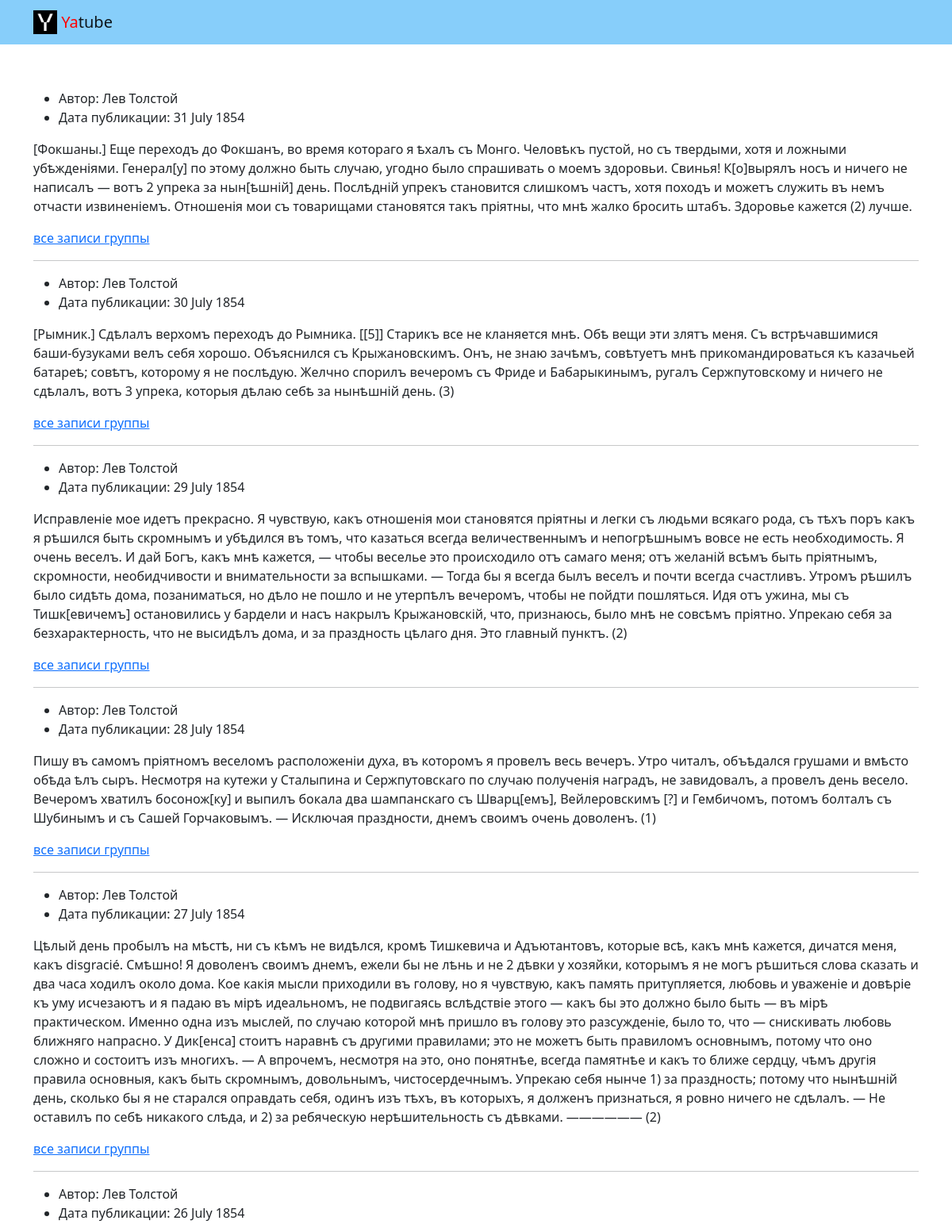
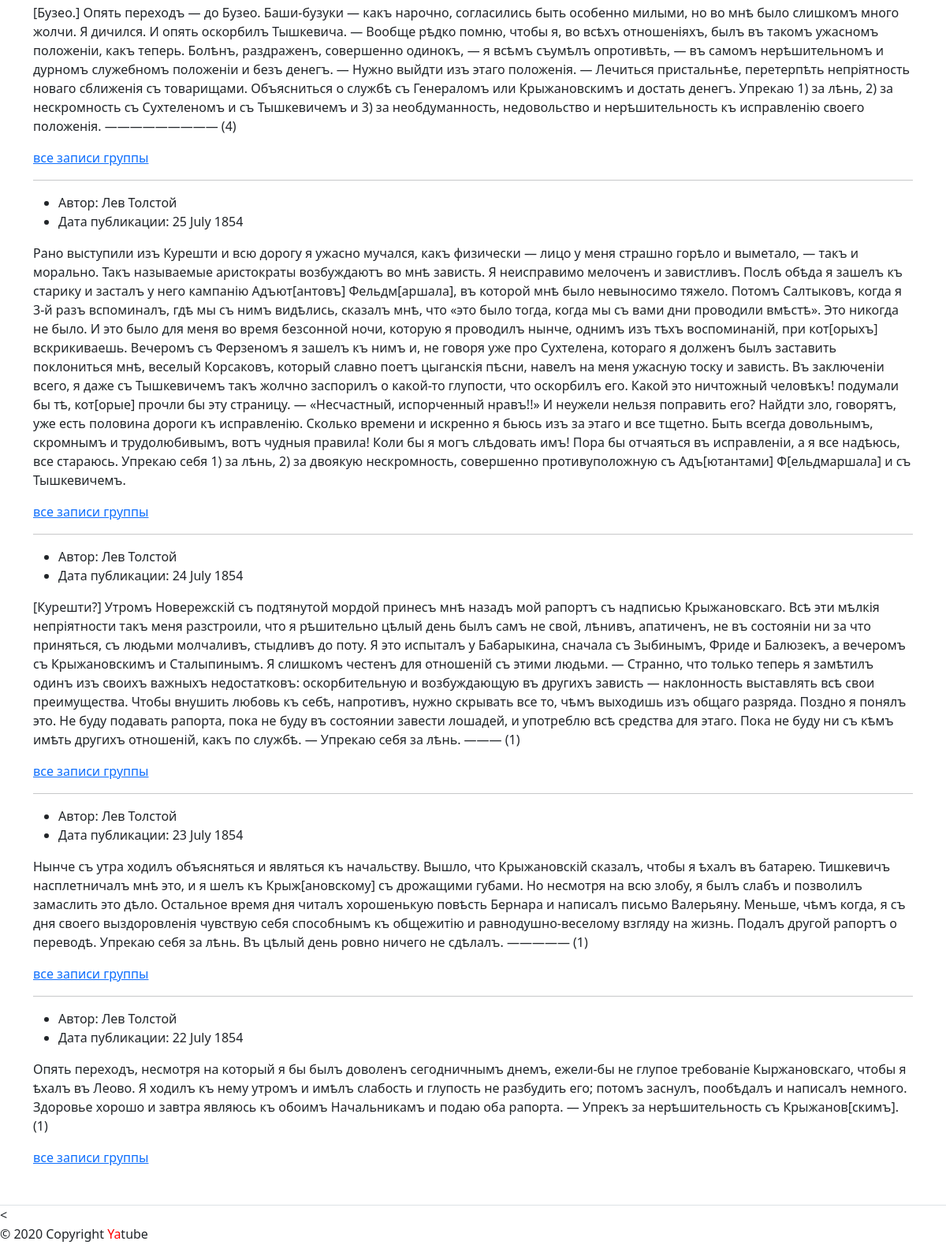
Before: / with the older database file (2 pictures, top to bottom).
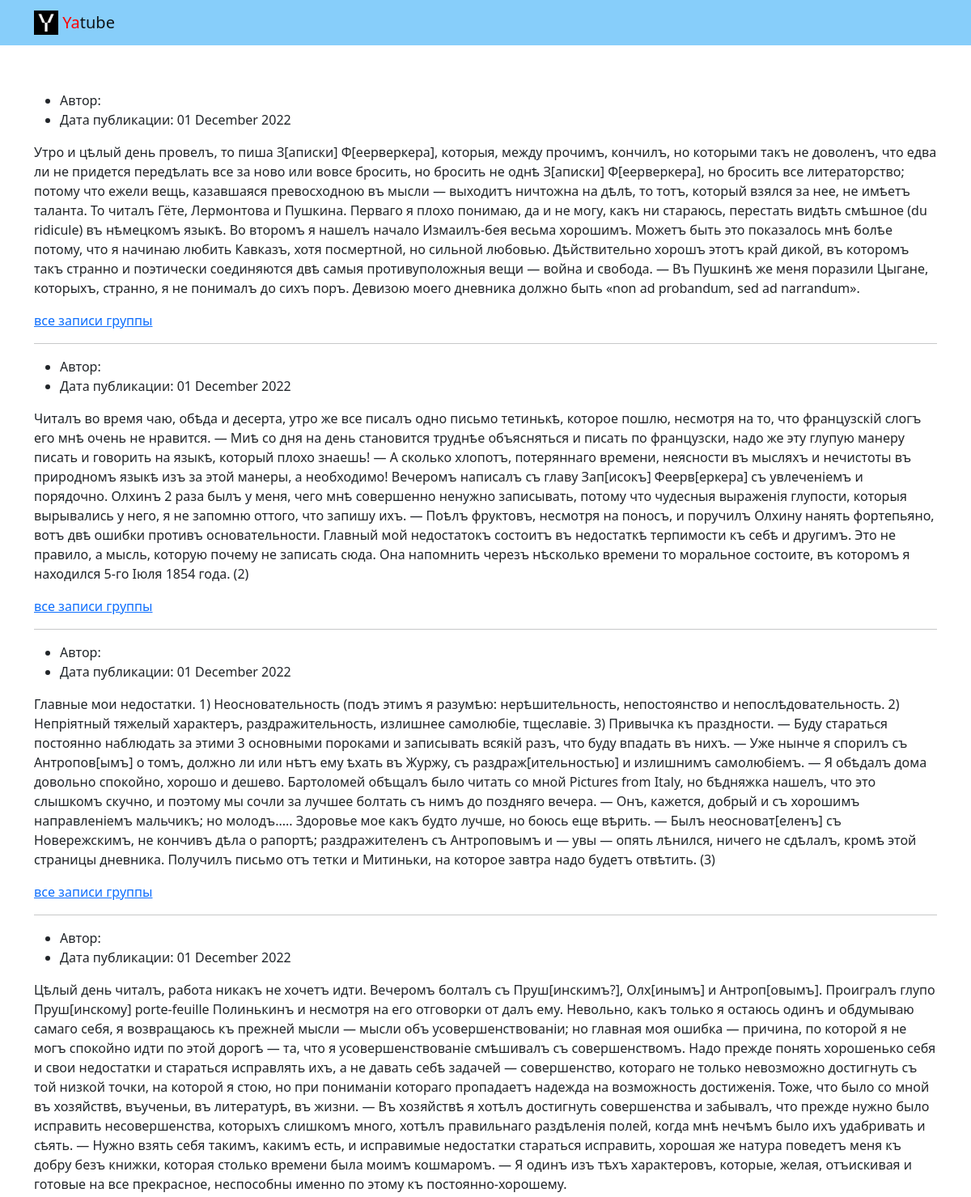
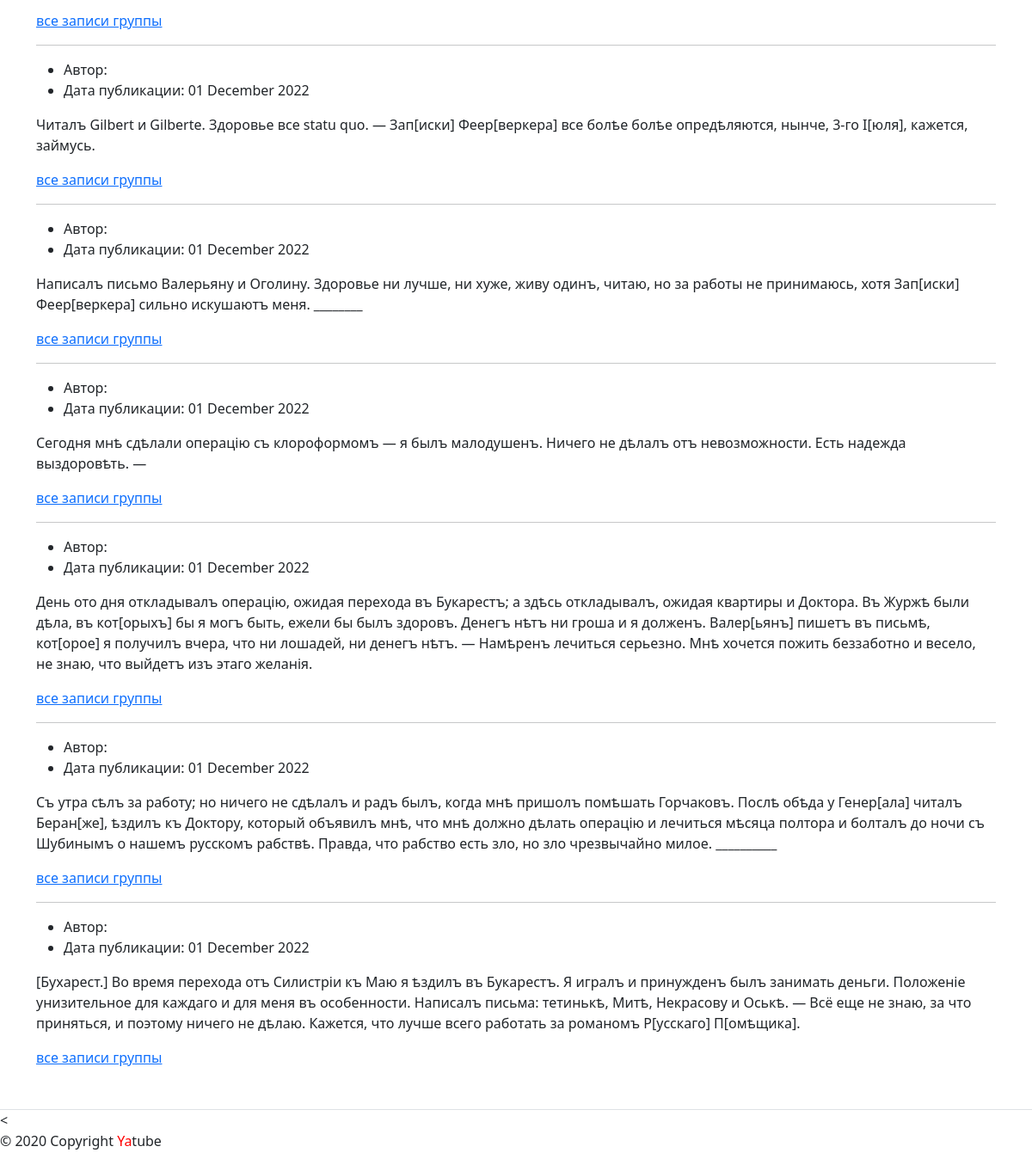
After: the same page with the newer database file (2 pictures, top to bottom).
### posts/models.py (models this page shows)
class Post(models.Model):
    text = models.TextField()
    pub_date = models.DateTimeField(auto_now_add=True)
    author = models.ForeignKey(User, on_delete=models.CASCADE)
    group = models.ForeignKey(Group, blank=True, null=True,
                              on_delete=models.CASCADE,
                              related_name='posts')

### posts/views.py (the view)
# urls.py: path('', views.index, name='index'),
def index(request):
    posts = Post.objects.order_by('-pub_date')[:10]
    context = {
        'posts': posts,
        'title': 'Последние обновления на сайте',
    }
    return render(request, 'posts/index.html', context)

### templates/posts/index.html (shortened to what this page needs)
{% extends 'base.html' %}

### templates/base.html (shortened to what this page needs)
<!DOCTYPE html>
<html lang="ru">
  <head>
    {% load static %}
    <link rel="stylesheet" href="{% static 'css/bootstrap.min.css' %}">
  </head>
  <body>
    <header>
      {% include 'includes/header.html' %}
    </header>
    <main>
      <div class="container py-5">
        {% for post in posts %}
        <ul>
            <li>
                Автор: {{ post.author.get_full_name }}
            </li>
            <li>
                Дата публикации: {{ post.pub_date|date:"d E Y" }}
            </li>
        </ul>
        <p>{{ post.text }}</p>
            <a href="{% url 'posts:group_list' %}">все записи группы</a>
        {% if not forloop.last %}<hr>{% endif %}
        {% endfor %}
      </div>
    </main>
    <footer class="page-footer font-small blue border-top">
      <{% include 'includes/footer.html' %}
    </footer>
  </body>
</html>

Changed rows visible on the page:
removed Post: author.get_full_name "Лев Толстой", pub_date "31 July 1854", text "[Фокшаны.] Еще переходъ до Фокшанъ, во время котораго я ѣхалъ съ Монго. Человѣкъ пустой, но съ твердыми, хотя и ложными убѣжденіями. Генерал[у] по этому должно быть случаю, угодно было спрашивать о моемъ здоровьи. Свинья! К[о]вырялъ носъ и ничего не написалъ — вотъ 2 упрека за нын[ѣшній] день. Послѣдній упрекъ становится слишкомъ частъ, хотя походъ и можетъ служить въ немъ отчасти извиненіемъ. Отношенія мои съ товарищами становятся такъ пріятны, что мнѣ жалко бросить штабъ. Здоровье кажется (2) лучше."
removed Post: author.get_full_name "Лев Толстой", pub_date "30 July 1854", text "[Рымник.] Сдѣлалъ верхомъ переходъ до Рымника. [[5]] Старикъ все не кланяется мнѣ. Обѣ вещи эти злятъ меня. Съ встрѣчавшимися баши-бузуками велъ себя хорошо. Объяснился съ Крыжановскимъ. Онъ, не знаю зачѣмъ, совѣтуетъ мнѣ прикомандироваться къ казачьей батареѣ; совѣтъ, которому я не послѣдую. Желчно спорилъ вечеромъ съ Фриде и Бабарыкинымъ, ругалъ Сержпутовскому и ничего не сдѣлалъ, вотъ 3 упрека, которыя дѣлаю себѣ за нынѣшній день. (3)"
removed Post: author.get_full_name "Лев Толстой", pub_date "29 July 1854", text "Исправленіе мое идетъ прекрасно. Я чувствую, какъ отношенія мои становятся пріятны и легки съ людьми всякаго рода, съ тѣхъ поръ какъ я рѣшился быть скромнымъ и убѣдился въ томъ, что казаться всегда величественнымъ и непогрѣшнымъ вовсе не есть необходимость. Я очень веселъ. И дай Богъ, какъ мнѣ кажется, — чтобы веселье это происходило отъ самаго меня; отъ желаній всѣмъ быть пріятнымъ, скромности, необидчивости и внимательности за вспышками. — Тогда бы я всегда былъ веселъ и почти всегда счастливъ. Утромъ рѣшилъ было сидѣть дома, позаниматься, но дѣло не пошло и не утерпѣлъ вечеромъ, чтобы не пойдти пошляться. Идя отъ ужина, мы съ Тишк[евичемъ] остановились у бардели и насъ накрылъ…"
removed Post: author.get_full_name "Лев Толстой", pub_date "28 July 1854", text "Пишу въ самомъ пріятномъ веселомъ расположеніи духа, въ которомъ я провелъ весь вечеръ. Утро читалъ, объѣдался грушами и вмѣсто обѣда ѣлъ сыръ. Несмотря на кутежи у Сталыпина и Сержпутовскаго по случаю полученія наградъ, не завидовалъ, а провелъ день весело. Вечеромъ хватилъ босонож[ку] и выпилъ бокала два шампанскаго съ Шварц[емъ], Вейлеровскимъ [?] и Гембичомъ, потомъ болталъ съ Шубинымъ и съ Сашей Горчаковымъ. — Исключая праздности, днемъ своимъ очень доволенъ. (1)"
removed Post: author.get_full_name "Лев Толстой", pub_date "27 July 1854", text "Цѣлый день пробылъ на мѣстѣ, ни съ кѣмъ не видѣлся, кромѣ Тишкевича и Адъютантовъ, которые всѣ, какъ мнѣ кажется, дичатся меня, какъ disgracié. Смѣшно! Я доволенъ своимъ днемъ, ежели бы не лѣнь и не 2 дѣвки у хозяйки, которымъ я не могъ рѣшиться слова сказать и два часа ходилъ около дома. Кое какія мысли приходили въ голову, но я чувствую, какъ память притупляется, любовь и уваженіе и довѣріе къ уму исчезаютъ и я падаю въ мірѣ идеальномъ, не подвигаясь вслѣдствіе этого — какъ бы это должно было быть — въ мірѣ практическом. Именно одна изъ мыслей, по случаю которой мнѣ пришло въ голову это разсужденіе, было то, что — снискивать любовь ближняго напрасно. У Дик[енса] стоитъ наравнѣ съ другими…"
removed Post: author.get_full_name "Лев Толстой", pub_date "26 July 1854", text "[Бузео.] Опять переходъ — до Бузео. Баши-бузуки — какъ нарочно, согласились быть особенно милыми, но во мнѣ было слишкомъ много жолчи. Я дичился. И опять оскорбилъ Тышкевича. — Вообще рѣдко помню, чтобы я, во всѣхъ отношеніяхъ, былъ въ такомъ ужасномъ положеніи, какъ теперь. Болѣнъ, раздраженъ, совершенно одинокъ, — я всѣмъ съумѣлъ опротивѣть, — въ самомъ нерѣшительномъ и дурномъ служебномъ положеніи и безъ денегъ. — Нужно выйдти изъ этаго положенія. — Лечиться пристальнѣе, перетерпѣть непріятность новаго сближенія съ товарищами. Объясниться о службѣ съ Генераломъ или Крыжановскимъ и достать денегъ. Упрекаю 1) за лѣнь, 2) за нескромность съ Сухтеленомъ и съ Тышкевичемъ и 3) за…"
removed Post: author.get_full_name "Лев Толстой", pub_date "25 July 1854", text "Рано выступили изъ Курешти и всю дорогу я ужасно мучался, какъ физически — лицо у меня страшно горѣло и выметало, — такъ и морально. Такъ называемые аристократы возбуждаютъ во мнѣ зависть. Я неисправимо мелоченъ и завистливъ. Послѣ обѣда я зашелъ къ старику и засталъ у него кампанію Адъют[антовъ] Фельдм[аршала], въ которой мнѣ было невыносимо тяжело. Потомъ Салтыковъ, когда я 3-й разъ вспоминалъ, гдѣ мы съ нимъ видѣлись, сказалъ мнѣ, что «это было тогда, когда мы съ вами дни проводили вмѣстѣ». Это никогда не было. И это было для меня во время безсонной ночи, которую я проводилъ нынче, однимъ изъ тѣхъ воспоминаній, при кот[орыхъ] вскрикиваешь. Вечеромъ съ Ферзеномъ я зашелъ къ нимъ и, не…"
removed Post: author.get_full_name "Лев Толстой", pub_date "24 July 1854", text "[Курешти?] Утромъ Новережскій съ подтянутой мордой принесъ мнѣ назадъ мой рапортъ съ надписью Крыжановскаго. Всѣ эти мѣлкія непріятности такъ меня разстроили, что я рѣшительно цѣлый день былъ самъ не свой, лѣнивъ, апатиченъ, не въ состояніи ни за что приняться, съ людьми молчаливъ, стыдливъ до поту. Я это испыталъ у Бабарыкина, сначала съ Зыбинымъ, Фриде и Балюзекъ, а вечеромъ съ Крыжановскимъ и Сталыпинымъ. Я слишкомъ честенъ для отношеній съ этими людьми. — Странно, что только теперь я замѣтилъ одинъ изъ своихъ важныхъ недостатковъ: оскорбительную и возбуждающую въ другихъ зависть — наклонность выставлять всѣ свои преимущества. Чтобы внушить любовь къ себѣ, напротивъ, нужно скрывать все…"
removed Post: author.get_full_name "Лев Толстой", pub_date "23 July 1854", text "Нынче съ утра ходилъ объясняться и являться къ начальству. Вышло, что Крыжановскій сказалъ, чтобы я ѣхалъ въ батарею. Тишкевичъ насплетничалъ мнѣ это, и я шелъ къ Крыж[ановскому] съ дрожащими губами. Но несмотря на всю злобу, я былъ слабъ и позволилъ замаслить это дѣло. Остальное время дня читалъ хорошенькую повѣсть Бернара и написалъ письмо Валерьяну. Меньше, чѣмъ когда, я съ дня своего выздоровленія чувствую себя способнымъ къ общежитію и равнодушно-веселому взгляду на жизнь. Подалъ другой рапортъ о переводѣ. Упрекаю себя за лѣнь. Въ цѣлый день ровно ничего не сдѣлалъ. ————— (1)"
removed Post: author.get_full_name "Лев Толстой", pub_date "22 July 1854", text "Опять переходъ, несмотря на который я бы былъ доволенъ сегодничнымъ днемъ, ежели-бы не глупое требованіе Кыржановскаго, чтобы я ѣхалъ въ Леово. Я ходилъ къ нему утромъ и имѣлъ слабость и глупость не разбудить его; потомъ заснулъ, пообѣдалъ и написалъ немного. Здоровье хорошо и завтра являюсь къ обоимъ Начальникамъ и подаю оба рапорта. — Упрекъ за нерѣшительность съ Крыжанов[скимъ]. (1)"
now on this page (row edited): Post: pub_date "01 December 2022", text "Утро и цѣлый день провелъ, то пиша З[аписки] Ф[еерверкера], которыя, между прочимъ, кончилъ, но которыми такъ не доволенъ, что едва ли не придется передѣлать все за ново или вовсе бросить, но бросить не однѣ З[аписки] Ф[еерверкера], но бросить все литераторство; потому что ежели вещь, казавшаяся превосходною въ мысли — выходитъ ничтожна на дѣлѣ, то тотъ, который взялся за нее, не имѣетъ таланта. То читалъ Гёте, Лермонтова и Пушкина. Перваго я плохо понимаю, да и не могу, какъ ни стараюсь, перестать видѣть смѣшное (du ridicule) въ нѣмецкомъ языкѣ. Во второмъ я нашелъ начало Измаилъ-бея весьма хорошимъ. Можетъ быть это показалось мнѣ болѣе потому, что я начинаю любить Кавказъ, хотя…"
now on this page (row edited): Post: pub_date "01 December 2022", text "Читалъ во время чаю, обѣда и десерта, утро же все писалъ одно письмо тетинькѣ, которое пошлю, несмотря на то, что французскій слогъ его мнѣ очень не нравится. — Миѣ со дня на день становится труднѣе объясняться и писать по французски, надо же эту глупую манеру писать и говорить на языкѣ, который плохо знаешь! — А сколько хлопотъ, потеряннаго времени, неясности въ мысляхъ и нечистоты въ природномъ языкѣ изъ за этой манеры, а необходимо! Вечеромъ написалъ съ главу Зап[исокъ] Феерв[еркера] съ увлеченіемъ и порядочно. Олхинъ 2 раза былъ у меня, чего мнѣ совершенно ненужно записывать, потому что чудесныя выраженія глупости, которыя вырывались у него, я не запомню оттого, что запишу ихъ. — Поѣлъ…"
now on this page (row edited): Post: pub_date "01 December 2022", text "Главные мои недостатки. 1) Неосновательность (подъ этимъ я разумѣю: нерѣшительность, непостоянство и непослѣдовательность. 2) Непріятный тяжелый характеръ, раздражительность, излишнее самолюбіе, тщеславіе. 3) Привычка къ праздности. — Буду стараться постоянно наблюдать за этими 3 основными пороками и записывать всякій разъ, что буду впадать въ нихъ. — Уже нынче я спорилъ съ Антропов[ымъ] о томъ, должно ли или нѣтъ ему ѣхать въ Журжу, съ раздраж[ительностью] и излишнимъ самолюбіемъ. — Я обѣдалъ дома довольно спокойно, хорошо и дешево. Бартоломей обѣщалъ было читать со мной Pictures from Italy, но бѣдняжка нашелъ, что это слышкомъ скучно, и поэтому мы сочли за лучшее болтать съ нимъ до…"
now on this page (row edited): Post: pub_date "01 December 2022", text "Цѣлый день читалъ, работа никакъ не хочетъ идти. Вечеромъ болталъ съ Пруш[инскимъ?], Олх[инымъ] и Антроп[овымъ]. Проигралъ глупо Пруш[инскому] porte-feuille Полинькинъ и несмотря на его отговорки от далъ ему. Невольно, какъ только я остаюсь одинъ и обдумываю самаго себя, я возвращаюсь къ прежней мысли — мысли объ усовершенствованіи; но главная моя ошибка — причина, по которой я не могъ спокойно идти по этой дорогѣ — та, что я усовершенствованіе смѣшивалъ съ совершенствомъ. Надо прежде понять хорошенько себя и свои недостатки и стараться исправлять ихъ, а не давать себѣ задачей — совершенство, котораго не только невозможно достигнуть съ той низкой точки, на которой я стою, но при пониманіи…"
now on this page (row edited): Post: pub_date "01 December 2022", text "Читалъ Gilbert и Gilberte. Здоровье все statu quo. — Зап[иски] Феер[веркера] все болѣе болѣе опредѣляются, нынче, 3-го І[юля], кажется, займусь."
now on this page (row edited): Post: pub_date "01 December 2022", text "Написалъ письмо Валерьяну и Оголину. Здоровье ни лучше, ни хуже, живу одинъ, читаю, но за работы не принимаюсь, хотя Зап[иски] Феер[веркера] сильно искушаютъ меня. ________"
now on this page (row edited): Post: pub_date "01 December 2022", text "Сегодня мнѣ сдѣлали операцію съ клороформомъ — я былъ малодушенъ. Ничего не дѣлалъ отъ невозможности. Есть надежда выздоровѣть. —"
now on this page (row edited): Post: pub_date "01 December 2022", text "День ото дня откладывалъ операцію, ожидая перехода въ Букарестъ; a здѣсь откладывалъ, ожидая квартиры и Доктора. Въ Журжѣ были дѣла, въ кот[орыхъ] бы я могъ быть, ежели бы былъ здоровъ. Денегъ нѣтъ ни гроша и я долженъ. Валер[ьянъ] пишетъ въ письмѣ, кот[орое] я получилъ вчера, что ни лошадей, ни денегъ нѣтъ. — Намѣренъ лечиться серьезно. Мнѣ хочется пожить беззаботно и весело, не знаю, что выйдетъ изъ этаго желанія."
now on this page (row edited): Post: pub_date "01 December 2022", text "Съ утра сѣлъ за работу; но ничего не сдѣлалъ и радъ былъ, когда мнѣ пришолъ помѣшать Горчаковъ. Послѣ обѣда у Генер[ала] читалъ Беран[же], ѣздилъ къ Доктору, который объявилъ мнѣ, что мнѣ должно дѣлать операцію и лечиться мѣсяца полтора и болталъ до ночи съ Шубинымъ о нашемъ русскомъ рабствѣ. Правда, что рабство есть зло, но зло чрезвычайно милое. __________"
now on this page (row edited): Post: pub_date "01 December 2022", text "[Бухарест.] Во время перехода отъ Силистріи къ Маю я ѣздилъ въ Букарестъ. Я игралъ и принужденъ былъ занимать деньги. Положеніе унизительное для каждаго и для меня въ особенности. Написалъ письма: тетинькѣ, Митѣ, Некрасову и Оськѣ. — Всё еще не знаю, за что приняться, и поэтому ничего не дѣлаю. Кажется, что лучше всего работать за романомъ Р[усскаго] П[омѣщика]."
